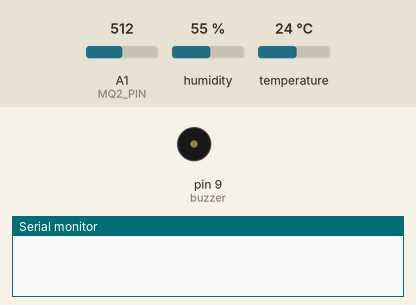
Recording of a sketch running on a simulated Arduino Uno, built with avr-gcc and run on an emulated ATmega328P. On the bench: buzzer (waves = sounding), the last lines printed to the serial monitor. Inputs (shaded band) come from the test bench; at power-on: A1 (MQ2_PIN) = 512, humidity 55 %, temperature 24 °C. The modem accepts every AT command (registered, SIM ready, sends succeed) and sends nothing else.

Above: at 0.1 s.
At 87.8 s:
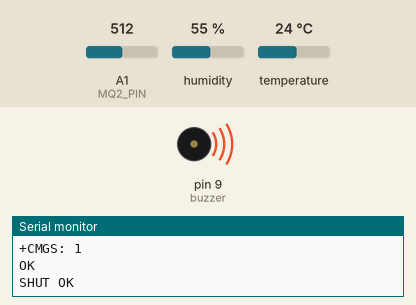
Timing chart, 0 to 89.3 s (numbered marks = the images above):
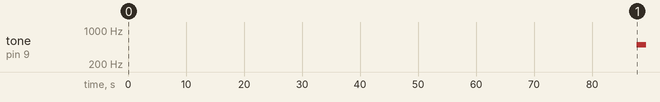

The sketch:

main.ino
```cpp
#include <SoftwareSerial.h>
SoftwareSerial gprsSerial(10,11);
#include <String.h>
#include <DHT.h>
#define MQ2_PIN A1
 int buzzer =9;
#define DHTPIN A0
DHT dht(DHTPIN, DHT11);

void setup()
{
  gprsSerial.begin(9600);               // the GPRS baud rate
  Serial.begin(9600);    // the GPRS baud rate
   dht.begin();
 pinMode(buzzer,OUTPUT);
 digitalWrite(buzzer,LOW);
 delay(100);
}

void loop()
{
      float h = dht.readHumidity();
      float t = dht.readTemperature();
       float mq2_val = analogRead(MQ2_PIN);
      float seuil_MQ2 =10.0;
      delay(100);

      Serial.print("Temperature = ");
      Serial.print(t);
      Serial.println(" °C");
      Serial.print("Humidity = ");
      Serial.print(h);
      Serial.println(" %");
      mq2_val = mq2_val/1023*100;
      Serial.println("MQ-2 Data: " + String(mq2_val));

  if (gprsSerial.available())
    Serial.write(gprsSerial.read());

  gprsSerial.println("AT");
  delay(1000);

  gprsSerial.println("AT+CPIN?");
  delay(1000);

  gprsSerial.println("AT+CREG?");
  delay(1000);

  gprsSerial.println("AT+CGATT?");
  delay(1000);

  gprsSerial.println("AT+CIPSHUT");
  delay(1000);

  gprsSerial.println("AT+CIPSTATUS");
  delay(2000);

  gprsSerial.println("AT+CIPMUX=0");
  delay(2000);

  ShowSerialData();

  gprsSerial.println("AT+CSTT=\"internet\"");//start task and setting the APN,
  delay(1000);

  ShowSerialData();

  gprsSerial.println("AT+CIICR");//bring up wireless connection
  delay(3000);

  ShowSerialData();

  gprsSerial.println("AT+CIFSR");//get local IP adress
  delay(2000);

  ShowSerialData();

  gprsSerial.println("AT+CIPSPRT=0");
  delay(3000);

  ShowSerialData();

  gprsSerial.println("AT+CIPSTART=\"TCP\",\"api.thingspeak.com\",\"80\"");//start up the connection
  delay(6000);

  ShowSerialData();

  gprsSerial.println("AT+CIPSEND");//begin send data to remote server
  delay(4000);
  ShowSerialData();

  String str="GET https://api.thingspeak.com/update?api_key=IQB4UYWDEMRCZ9KI&field1=" + String(t) +"&field2="+String(h)+"&field3="+String(mq2_val);
  Serial.println(str);
  gprsSerial.println(str);//begin send data to remote server

  delay(4000);
  ShowSerialData();

  gprsSerial.println((char)26);//sending
  delay(5000);//waitting for reply, important! the time is base on the condition of internet
  gprsSerial.println();

  ShowSerialData();

  gprsSerial.println("AT+CIPSHUT");//close the connection
  delay(100);
  ShowSerialData();

  if ( mq2_val>seuil_MQ2)
  {
  tone (buzzer,500);
  delay(500);
  MakeCall();
  delay(5);
  }
  else
  {
   noTone  (9);
  }
}

void MakeCall()
{
  gprsSerial.println("ATD+21624634648;"); // ATDxxxxxxxxxx; -- watch out here for semicolon at the end!!
  Serial.println("Calling  "); // print response over serial port
  delay(100);
}
void ShowSerialData()
{
  while(gprsSerial.available()!=0)
  Serial.write(gprsSerial.read());
  delay(5000);
}
```

Measured:
- by itself, tone on pin 9 (buzzer): silent → 500 Hz at 87.7 s
